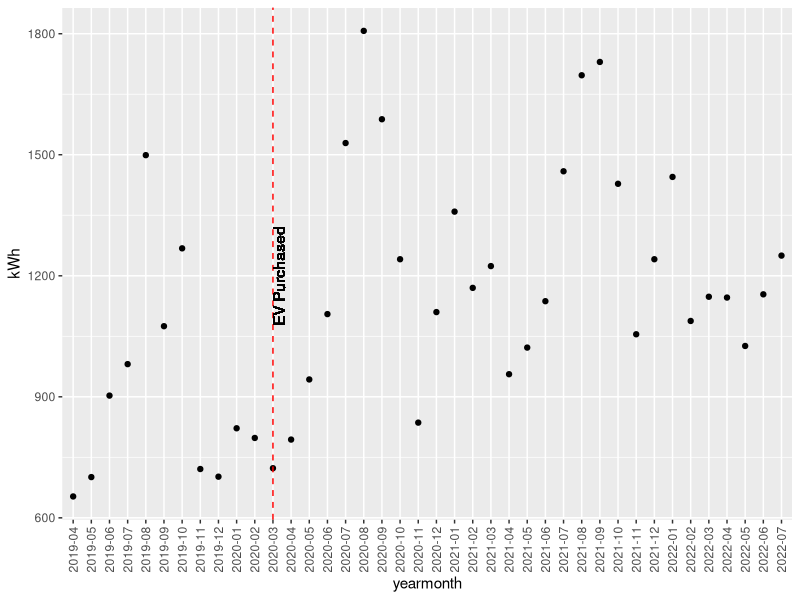
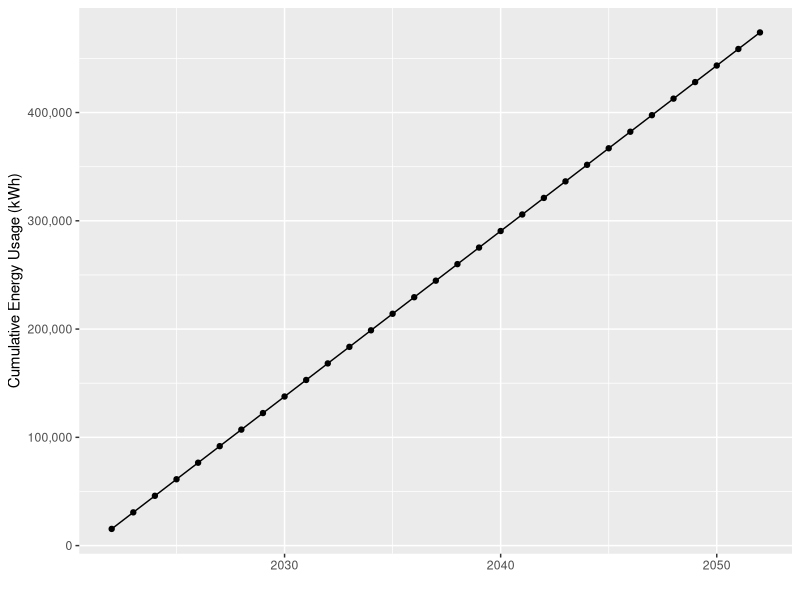
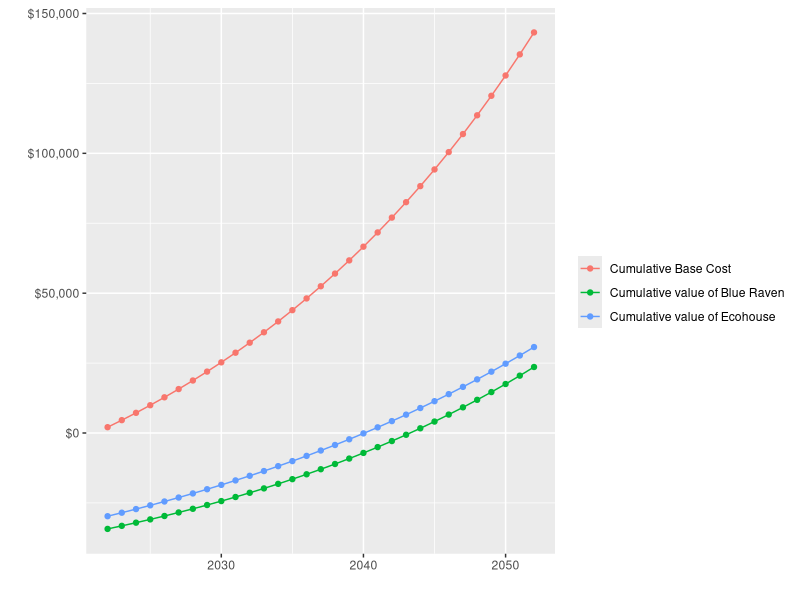
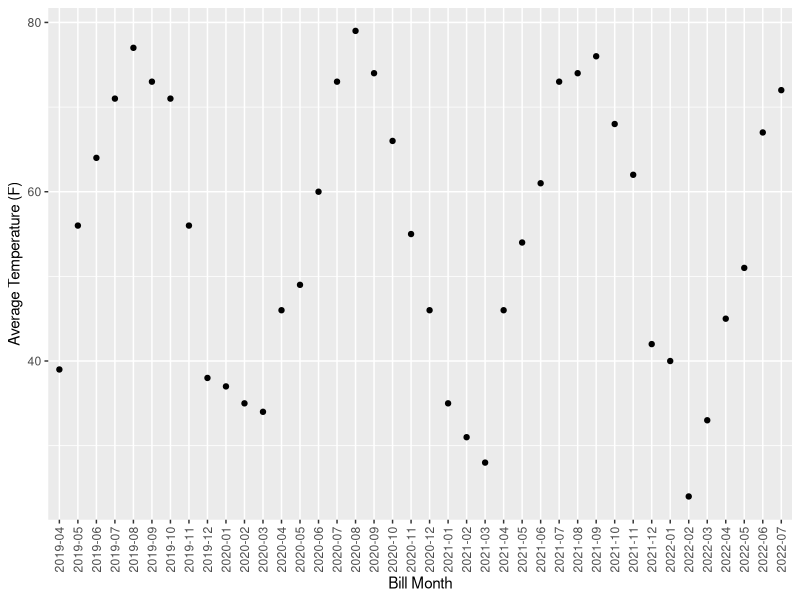
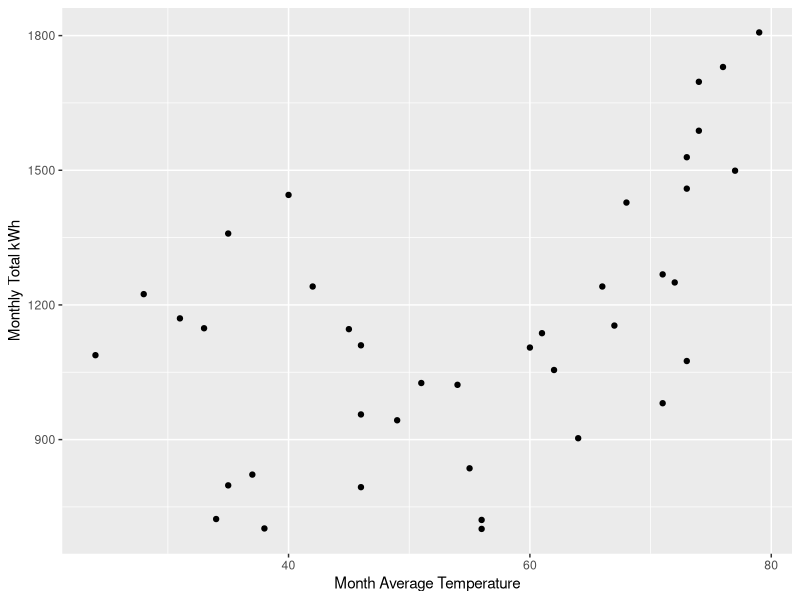
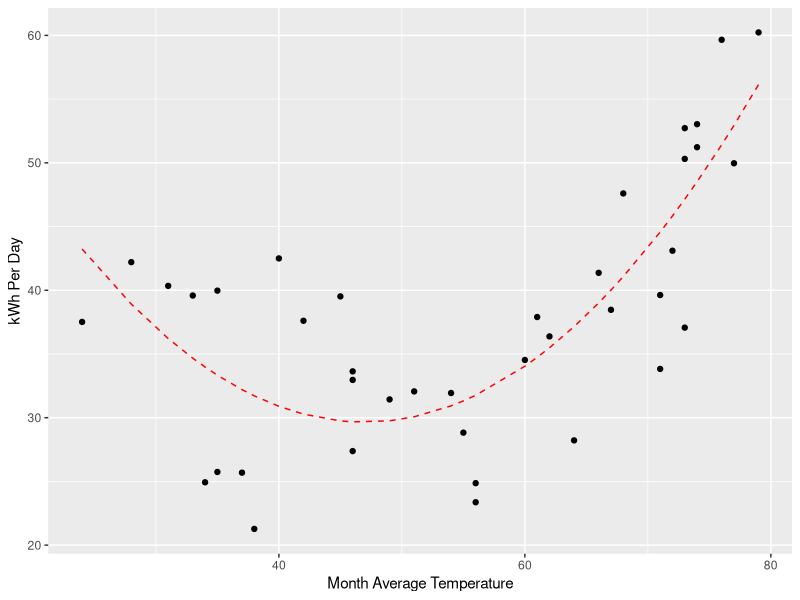
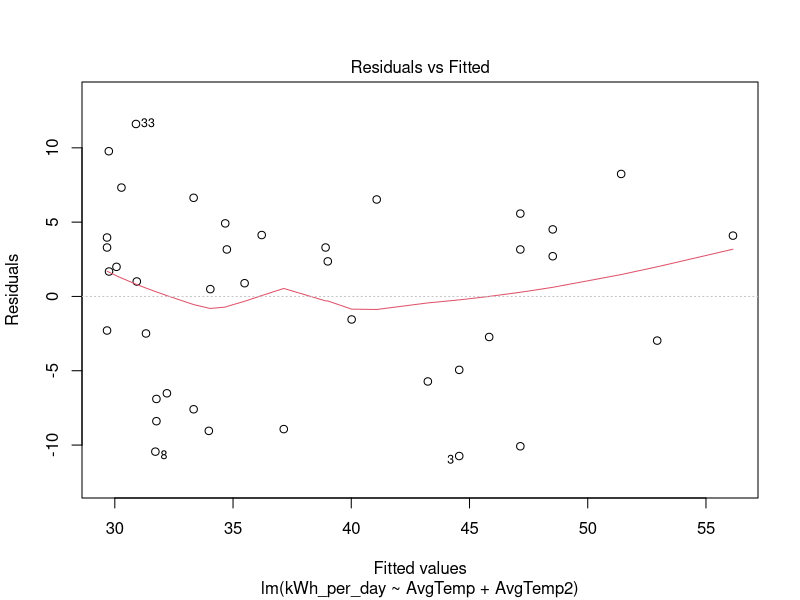
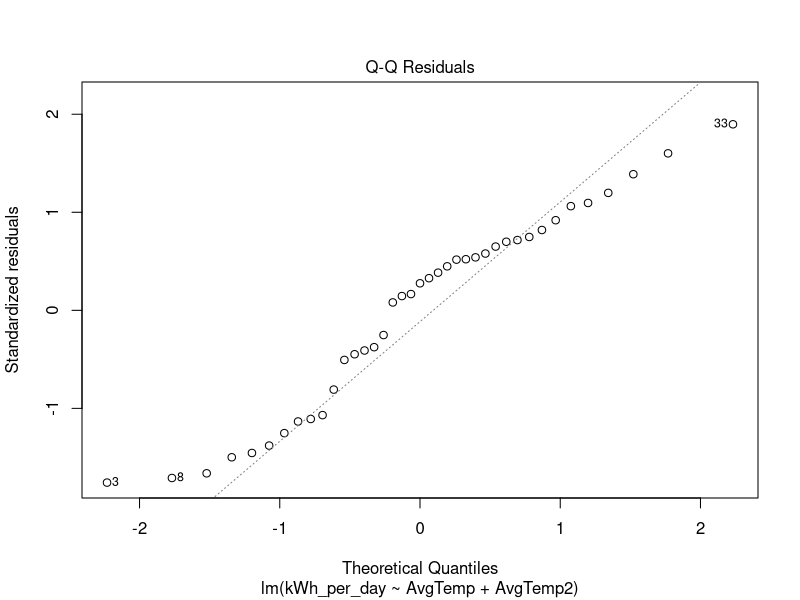

Write R code to recreate these figures, in order.
## ---- chunk 1
knitr::opts_chunk$set(echo = FALSE)

require(ggplot2)
require(stringr)
## ---- chunk 2
actual <- read.csv("ActualData.csv")

forecast <- read.csv("ForecastData.csv")
forecast$yearmonth <- paste0(forecast$Year, "-", stringr::str_pad(forecast$Month, pad = "0", width = 2))
forecast$kWh <- as.numeric(gsub(",", "", forecast$kWh))
forecast$Transmission <- as.numeric(gsub("[$]", "", forecast$Transmission))
forecast$Customer <- as.numeric(gsub("[$]", "", forecast$Customer))
forecast$Distribution <- as.numeric(gsub("[$]", "", forecast$Distribution))
forecast$Generation <- as.numeric(gsub("[$]", "", forecast$Generation))
forecast$Bill.Total <- as.numeric(gsub("[$]", "", forecast$Bill.Total))

actual$Bill.Start <- lubridate::mdy(actual$Bill.Start)
## ---- chunk 3
ggplot(forecast, aes(x = yearmonth, y = kWh)) + geom_point() +
  theme(axis.text.x = element_text(angle = 90, vjust = 0.5)) +
  geom_vline(aes(xintercept = "2020-03"), col = "red", lty = 2) +
  geom_text(x = "2020-03", y = 1200, label = "EV Purchased", angle = 90, vjust = 1)
## ---- chunk 4
actual_usage_previous_year <- sum(forecast$kWh[(nrow(forecast)-11):nrow(forecast)])
actual_cost_previous_year <- sum(forecast$Bill.Total[(nrow(forecast)-11):nrow(forecast)])
forecast_usage_per_year <- mean(forecast$kWh[16:length(forecast$kWh)])*12
forecast_trans_per_year <- mean(forecast$Transmission[28:40])*12
forecast_dist_per_year <- mean(forecast$Distribution[28:40])*12
forecast_cust_per_year <- forecast$Customer[40]*12
forecast_gen_per_year <- mean(forecast$kWh[16:length(forecast$kWh)])*12 * forecast$Generation.per.kWh[40]
forecast_bill_total <- forecast_trans_per_year + forecast_dist_per_year + forecast_cust_per_year + forecast_gen_per_year
blue_raven_production <- 13380
ecohouse_production <- 15453
blue_raven_eff <- .92
ecohouse_eff <- 0.8
blue_raven_total_cost <- 46341
blue_raven_tax_break <- 12049
eco_total_cost <- 42500
eco_tax_break <- 12750
energy_inflation <- 0.04
inflation <- 0.02
## ---- chunk 5
npv_data <- data.frame(
  year = 2022:2052,
  usage = c(actual_usage_previous_year, rep(forecast_usage_per_year, 30)),
  cost_no_solar = c(actual_cost_previous_year, 
                   forecast_bill_total*(1+energy_inflation)^(1:30)),
  generation_blue = c(0, blue_raven_production*(blue_raven_eff^(1/25))^(1:30)),
  generation_eco = c(0, ecohouse_production*(ecohouse_eff^(1/25))^(1:30))) |>
  dplyr::mutate(
    offset_blue = c(-(blue_raven_total_cost-blue_raven_tax_break), rep(0, 30)) +
      generation_blue*forecast$Generation.per.kWh[40]*(1+energy_inflation)^(0:30),
    offset_eco = c(-(eco_total_cost-eco_tax_break), rep(0, 30)) +
      generation_eco*forecast$Generation.per.kWh[40]*(1+energy_inflation)^(0:30))
## ---- chunk 6
ggplot(npv_data, aes(x = year, y = cumsum(usage))) + 
  geom_point() + 
  geom_line() +
  labs(x = "", y = "Cumulative Energy Usage (kWh)") +
  scale_y_continuous(labels = scales::comma_format())
## ---- chunk 7
ggplot(npv_data |>
         reshape2::melt(id.vars = "year") |>
         dplyr::filter(variable %in% c("cost_no_solar", "offset_blue", "offset_eco")) |>
         dplyr::group_by(variable) |>
         dplyr::mutate(value = cumsum(value)) |>
         dplyr::ungroup() |>
         dplyr::mutate(variable = factor(variable, labels = c("Cumulative Base Cost", "Cumulative value of Blue Raven", "Cumulative value of Ecohouse"))), 
       aes(x = year, y = value, group = variable, col = variable)) + 
  geom_point() + 
  geom_line() +
  scale_y_continuous(labels = scales::dollar_format()) +
  labs(x = "", y = "", col = "")
## ---- chunk 8
model_data <- data.frame(kWh = forecast$kWh[-1],
                         AvgTemp = forecast$AvgTemp[-1],
                         AvgTemp2 = forecast$AvgTemp[-1]^2,
                         Days = forecast$Days[-1],
                         kWh_per_day = forecast$kWh[-1] / forecast$Days[-1],
                         month = forecast$Month[-1])
lm1 <- lm(kWh_per_day ~ AvgTemp + AvgTemp2, data = model_data)

model_data$pred <- predict(lm1)
## ---- chunk 9
ggplot(forecast, aes(x = yearmonth, y = AvgTemp)) +
  geom_point() +
  labs(x = "Bill Month", y = "Average Temperature (F)") +
  theme(axis.text.x = element_text(angle = 90, vjust = 0.5))
## ---- chunk 10
ggplot(model_data, aes(x = AvgTemp, y = kWh)) +
  geom_point() +
  labs(x = "Month Average Temperature", y = "Monthly Total kWh")
## ---- chunk 11
ggplot(model_data, aes(x = AvgTemp, y = kWh_per_day)) +
  geom_point() +
  geom_line(aes(x = AvgTemp, y = pred), col = "red", lty = 2) +
  labs(x = "Month Average Temperature", y = "kWh Per Day")
## ---- chunk 12
plot(lm1, which = 1)
plot(lm1, which = 2)
## ---- chunk 13
X <- actual |>
  dplyr::filter(Bill.Start > as.Date("2022-08-01")) |>
  dplyr::rename(total_kwh = kWh,
                delivered_kwh = Delivered..kWh.,
                received_kwh = Received..kWh.,
                generation_supply = Generation..Supply.) |>
  dplyr::mutate(home_used = delivered_kwh + received_kwh + Solar.Production,
                transmission_per_kwh = Transmission / total_kwh,
                distribution_per_kwh = Distribution / total_kwh,
                forecast_distribution_per_kwh = ifelse(total_kwh > 0, Distribution / total_kwh, 0))

for (i in 2:nrow(X)) {
  if (X$transmission_per_kwh[i] == 0) X$transmission_per_kwh[i] <- X$transmission_per_kwh[i-1]
  if (X$forecast_distribution_per_kwh[i] == 0) X$forecast_distribution_per_kwh[i] <- X$forecast_distribution_per_kwh[i-1]
}

Y <- data.frame(Bill.Start = rep(as.Date(NA), 400),
                Bill.End = rep(as.character(NA), 400),
                Year = rep(NA_integer_, 400),
                Month = rep(NA_integer_, 400),
                Days = rep(NA_integer_, 400),
                total_kwh = rep(NA_integer_, 400),
                delivered_kwh = rep(NA_integer_, 400),
                received_kwh = rep(NA_integer_, 400),
                Transmission = rep(as.numeric(NA), 400),
                generation_supply = rep(as.numeric(NA), 400),
                Distribution = rep(as.numeric(NA), 400),
                Customer = rep(NA_integer_, 400),
                Generation.per.kWh = rep(as.numeric(NA), 400),
                Generation = rep(as.numeric(NA), 400),
                AvgTemp = rep(NA_integer_, 400),
                Solar.Production = rep(as.numeric(NA), 400),
                Bill.Total = rep(as.numeric(NA), 400),
                home_used = rep(as.numeric(NA), 400),
                transmission_per_kwh = rep(as.numeric(NA, 400)),
                distribution_per_kwh = rep(as.numeric(NA, 400)),
                forecast_distribution_per_kwh = rep(as.numeric(NA, 400)))
X2 <- rbind(X, Y)

for (i in (nrow(X) + 1):(nrow(X) + 400)) {
  X2$Month[i] = X2$Month[i-12]
  X2$Year[i] = X2$Year[i-12] + 1
  ind <- which(X$Month == X2$Month[i])
  X2$Days[i] = mean(X$Days[ind])
  X2$AvgTemp[i] = mean(X$AvgTemp[ind])
  X2$transmission_per_kwh[i] = X2$transmission_per_kwh[i-1]
  X2$forecast_distribution_per_kwh[i] = X2$forecast_distribution_per_kwh[i-1]
  X2$Generation.per.kWh[i] = X2$Generation.per.kWh[i-1]
}

X2$forecast_total_kwh = pmax(X2$home_used, (coef(lm1)[1] + coef(lm1)[2]*X2$AvgTemp + coef(lm1)[3]*X2$AvgTemp^2)*X2$Days, na.rm = TRUE)

X2 <- X2 |>
  dplyr::mutate(forecast_transmission = forecast_total_kwh * transmission_per_kwh,
                forecast_distribution = forecast_total_kwh * forecast_distribution_per_kwh,
                forecast_customer = 10,
                forecast_generation = forecast_total_kwh * Generation.per.kWh,
                forecast_total = forecast_transmission + forecast_distribution + forecast_customer + forecast_generation,
                estimated_save = ifelse(!is.na(Bill.Total), forecast_total - Bill.Total, forecast_total),
                total_cash_flow = estimated_save)

X2$total_cash_flow[1] <- X2$total_cash_flow[1] - 42500
X2$total_cash_flow[7] <- X2$total_cash_flow[7] + 12750

X2$npv <- 0
i_switch <- 0
X2$npv[1] <- X2$total_cash_flow[1]
for (i in 2:nrow(X2)) {
  X2$npv[i] <- sum(X2$total_cash_flow[1:i]*(1-0.02/12)^(0:(i-1)))
  if (X2$npv[i] >= 0 & X2$npv[i-1] < 0) i_switch = i
}

X2$year_month <- paste0(X2$Year, "-", stringr::str_pad(X2$Month, pad = "0", width = 2))
## ---- chunk 14
ggplot(X2 |>
         dplyr::filter(!is.na(Bill.Start)), aes(x = Bill.Start, y = AvgTemp)) + 
  geom_point() +
  labs(x = "", y = "Month Average Temperature (F)")
## ---- chunk 15
ggplot(X2 |>
         dplyr::filter(!is.na(Bill.Start)) |>
         dplyr::select(Bill.Start, forecast_total_kwh, delivered_kwh, received_kwh, Solar.Production) |>
         reshape2::melt(id.vars = "Bill.Start") |>
         dplyr::mutate(variable = factor(variable, labels = c("Forecast Total Demand (kWh)",
                                                              "From Grid (kWh)",
                                                              "To Grid (kWh)",
                                                              "Solar Production (kWh)"))), 
       aes(x = Bill.Start, y = value, group = variable, col = variable)) + 
  geom_point()
## ---- chunk 16
temp <- X2 |>
  dplyr::mutate(forecast_total_kwh = cumsum(forecast_total_kwh)) |>
  dplyr::filter(Month == 12)
ggplot(temp, aes(x = Year, y = forecast_total_kwh)) + 
  geom_point() +
  geom_line() +
  labs(x = "", y = "Forecasted Cumulative Total kWh since Installation")
## ---- chunk 17
temp <- X2 |>
  dplyr::mutate(total_cash_flow = cumsum(total_cash_flow)) |>
  dplyr::filter(Month == 12)
ggplot(temp, aes(x = Year, y = total_cash_flow)) + 
  geom_point() +
  geom_line() +
  labs(x = "", y = "Forecasted Nominal Cumulative Cash Flow") +
  geom_hline(yintercept = 0, lty = 2, col = "red")
## ---- chunk 18
ggplot(temp, aes(x = Year, y = npv)) + 
  geom_point() +
  geom_line() +
  labs(x = "", y = "Forecasted Real Cumulative Cash Flow") +
  geom_hline(yintercept = 0, lty = 2, col = "red") +
  geom_vline(xintercept = X2$Year[i_switch], lty = 2, col = "red") +
  scale_y_continuous(labels = scales::dollar_format())
